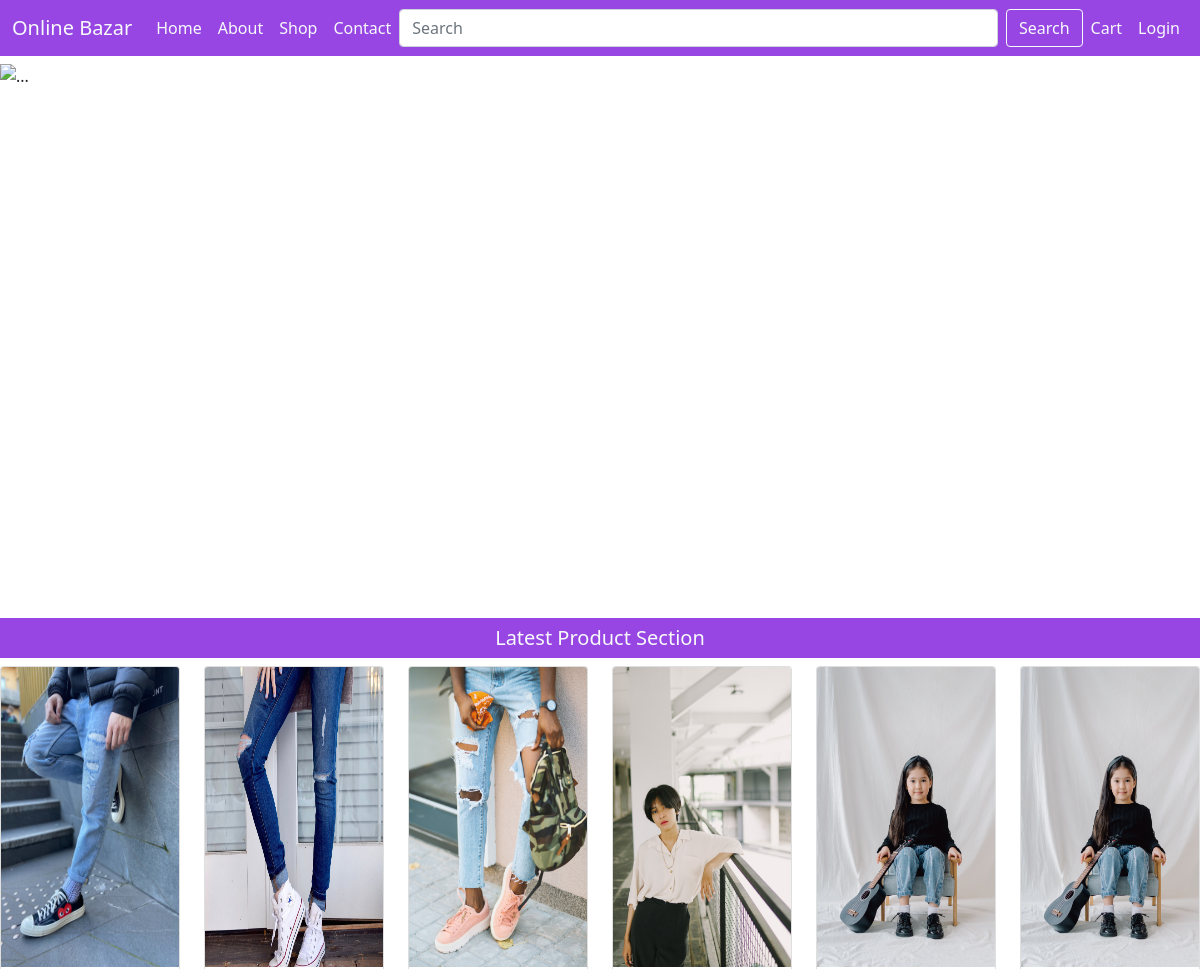
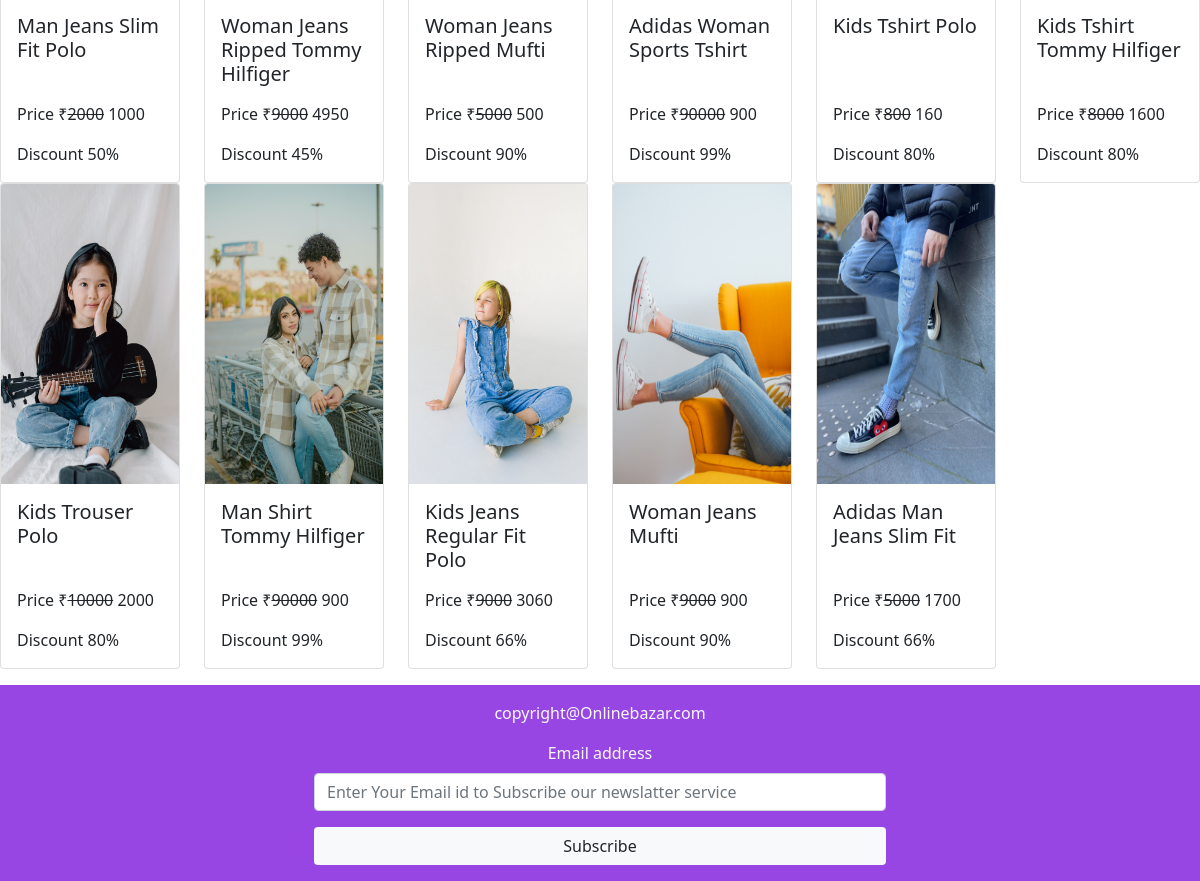
The page / on the database its author committed (2 pictures, top to bottom).
### mainApp/models.py (models this page shows, shortened)
class Product(models.Model):
    id = models.AutoField(primary_key=True)
    name = models.CharField(max_length=20)
    maincategory = models.ForeignKey(Maincategory,on_delete=models.CASCADE)
    subcategory = models.ForeignKey(Subcategory,on_delete=models.CASCADE)
    brand = models.ForeignKey(Brand,on_delete=models.CASCADE)
    seller = models.ForeignKey(Seller,on_delete=models.CASCADE,default=None)
    baseprice = models.IntegerField()
    discount = models.IntegerField()
    finalprice = models.IntegerField()
    size = models.CharField(max_length=100)
    color = models.CharField(max_length=100)
    description = models.TextField()
    stock = models.CharField(max_length=20,default="In Stock")
    pic1 = models.ImageField(upload_to="images",default="images/noimagep.png",null=True,blank=True)
    pic2 = models.ImageField(upload_to="images",default="images/noimagep.png",null=True,blank=True)
    pic3 = models.ImageField(upload_to="images",default="images/noimagep.png",null=True,blank=True)
    pic4 = models.ImageField(upload_to="images",default="images/noimagep.png",null=True,blank=True)

### mainApp/views.py (the view, shortened to what this page needs)
# urls.py: path('',views.homePage),
def homePage(request):
    products = Product.objects.all()
    products = products[::-1]
    return render(request, "index.html", {"Product": products})

### mainApp/templates/index.html (shortened to what this page needs)
{% load static %}
<!DOCTYPE html>
<html lang="en">
<head>
  <link rel="stylesheet" href="https://cdnjs.cloudflare.com/ajax/libs/font-awesome/4.7.0/css/font-awesome.min.css">
  <link href="https://cdn.jsdelivr.net/npm/bootstrap@5.1.3/dist/css/bootstrap.min.css" rel="stylesheet"
>
  <link rel="stylesheet" href="{% static 'css/style.css'%}">
</head>
<body>
  <nav class="navbar navbar-expand-lg navbar-light background fixed-top">
    <div class="container-fluid">
      <a class="navbar-brand text-light" href="/">Online Bazar</a>
      <div class="collapse navbar-collapse" id="navbarSupportedContent">
        <ul class="navbar-nav me-auto mb-2 mb-lg-0">
          <li class="nav-item">
            <a class="nav-link text-light active" aria-current="page" href="/">Home</a>
          </li>
          <li class="nav-item">
            <a class="nav-link text-light" href="#">About</a>
          </li>
          <li class="nav-item">
            <a class="nav-link text-light" href="/shop/All/All/All/">Shop</a>
          </li>
          <li class="nav-item">
            <a class="nav-link text-light" href="/contact/">Contact</a>
          </li>
        </ul>
        <form class="d-flex w-100" method="post" action="/shop/All/All/All/">
          <input class="form-control me-2" type="search" name="search" placeholder="Search" aria-label="Search">
          <button class="btn btn-outline-light" type="submit">Search</button>
        </form>
        <ul class="navbar-nav me-auto mb-2 mb-lg-0">
          <li class="nav-item">
            <a class="nav-link text-light" href="/cart/">Cart</a>
          </li>
          {% if request.user.is_authenticated %}
          <li class="nav-item dropdown">
            <a class="nav-link text-light dropdown-toggle" href="#" id="navbarDropdown" role="button"
              data-bs-toggle="dropdown" aria-expanded="false">
              {{request.user}}
            </a>
            <ul class="dropdown-menu" aria-labelledby="navbarDropdown">
              <li><a class="dropdown-item" href="/profile/">Profile</a></li>
              <li><a class="dropdown-item" href="/logout/">Logout</a></li>
            </ul>
          </li>
          {% else %}
          <li class="nav-item">
            <a class="nav-link text-light" href="/login/">Login</a>
          </li>
          {% endif %}
        </ul>
      </div>
    </div>
  </nav>
  <br>
  <br>
  {% block body %}
  <div id="carouselExampleIndicators" class="carousel slide mt-3" data-bs-ride="carousel">
    <div class="carousel-indicators">
      <button type="button" data-bs-target="#carouselExampleIndicators" data-bs-slide-to="0" class="active"
        aria-current="true" aria-label="Slide 1"></button>
      <button type="button" data-bs-target="#carouselExampleIndicators" data-bs-slide-to="1"
        aria-label="Slide 2"></button>
      <button type="button" data-bs-target="#carouselExampleIndicators" data-bs-slide-to="2"
        aria-label="Slide 3"></button>
      <button type="button" data-bs-target="#carouselExampleIndicators" data-bs-slide-to="3"
        aria-label="Slide 4"></button>
      <button type="button" data-bs-target="#carouselExampleIndicators" data-bs-slide-to="4"
        aria-label="Slide 5"></button>
      <button type="button" data-bs-target="#carouselExampleIndicators" data-bs-slide-to="5"
        aria-label="Slide 6"></button>
      <button type="button" data-bs-target="#carouselExampleIndicators" data-bs-slide-to="6"
        aria-label="Slide 7"></button>
      <button type="button" data-bs-target="#carouselExampleIndicators" data-bs-slide-to="7"
        aria-label="Slide 8"></button>
      <button type="button" data-bs-target="#carouselExampleIndicators" data-bs-slide-to="8"
        aria-label="Slide 9"></button>
    </div>
    <div class="carousel-inner">
      <div class="carousel-item active">
        <img src="{% static 'images/banner7.jpg'%}" class="d-block w-100" height="550px" alt="...">
      </div>
    </div>
    <button class="carousel-control-prev" type="button" data-bs-target="#carouselExampleIndicators"
      data-bs-slide="prev">
      <span class="carousel-control-prev-icon" aria-hidden="true"></span>
    </button>
    <button class="carousel-control-next" type="button" data-bs-target="#carouselExampleIndicators"
      data-bs-slide="next">
      <span class="carousel-control-next-icon" aria-hidden="true"></span>
    </button>
  </div>
  <h5 class="background text-light p-2 text-center mt-1">Latest Product Section</h5>
  <div class="row">
    {% for i in Product %}
    <div class="col-xxl-2 col-xl-2 col-lg-3 col-md-4 col-sm-6 col-12">
      <div class="card">
        <a href="/single-product-page/{{i.id}}/"><img src={{i.pic1.url}} height="300px" class="card-img-top"
            alt="..."></a>
        <div class="card-body">
          <h5 class="card-title" style="height: 80px;">{{i.name}}</h5>
          <p class="card-text">Price &#8377;<del>{{i.baseprice}}</del> {{i.finalprice}}</p>
          <p class="card-text">Discount {{i.discount}}%</p>
        </div>
      </div>
    </div>
    {% endfor %}
  </div>
  {% endblock %}
  <footer class="background p-3 text-light text-center mt-3">
    <p>copyright@Onlinebazar.com</p>
    <div class="row">
      <div class="col-md-3 col-sm-12 col-12"></div>
      <div class="col-md-6 col-sm-12 col-12">
        <form action="/" method="post">
          <div class="mb-3">
            <label for="email" class="form-label">Email address</label>
            <input type="email" class="form-control" name="email" placeholder="Enter Your Email id to Subscribe our newslatter service">
          </div>
          <button type="submit" class="btn bg-light w-100">Subscribe</button>
        </form>
      </div>
      <div class="col-md-3 col-sm-12 col-12"></div>
    </div>
  </footer>
</body>
</html>

### mainApp/static/css/style.css (style rules this page uses)
.background { background-color: rgb(151, 70, 227); }

### rows shown on the page
Product: pic1 (picture), name "Man Jeans Slim Fit Polo", baseprice "2000", finalprice "1000", discount "50"
Product: pic1 (picture), name "Woman Jeans Ripped Tommy Hilfiger", baseprice "9000", finalprice "4950", discount "45"
Product: pic1 (picture), name "Woman Jeans Ripped Mufti", baseprice "5000", finalprice "500", discount "90"
Product: pic1 (picture), name "Adidas Woman Sports Tshirt", baseprice "90000", finalprice "900", discount "99"
Product: pic1 (picture), name "Kids Tshirt Polo", baseprice "800", finalprice "160", discount "80"
Product: pic1 (picture), name "Kids Tshirt Tommy Hilfiger", baseprice "8000", finalprice "1600", discount "80"
Product: pic1 (picture), name "Kids Trouser Polo", baseprice "10000", finalprice "2000", discount "80"
Product: pic1 (picture), name "Man Shirt Tommy Hilfiger", baseprice "90000", finalprice "900", discount "99"
Product: pic1 (picture), name "Kids Jeans Regular Fit Polo", baseprice "9000", finalprice "3060", discount "66"
Product: pic1 (picture), name "Woman Jeans Mufti", baseprice "9000", finalprice "900", discount "90"
Product: pic1 (picture), name "Adidas Man Jeans Slim Fit", baseprice "5000", finalprice "1700", discount "66"
